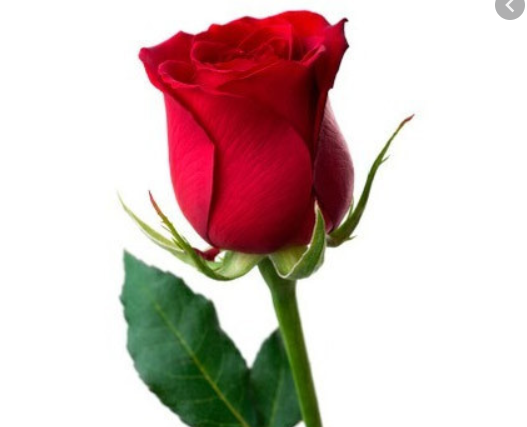
%> input picture Day 2/rose.png, 527 x 427 px
$ octave ex4.m   (GNU Octave 9; MATLAB toolbox functions it lacks are replaced by stand-ins)
%> lines starting %> are read from the running program, lines starting %| are printed output that depends on the picture; in (x1, y1, x2, y2) boxes, pixels count from 0 and x2, y2 are one past the last pixel; in counts of white or black regions, pixels touching at a corner belong together; the program's own positions count from 1
clc;
clear;close all;
a=imread('rose.png');
%> a is the input picture: size 427x527x3 uint8; mean R, G, B 212.8, 192.1, 189.1
b=rgb2gray(a);
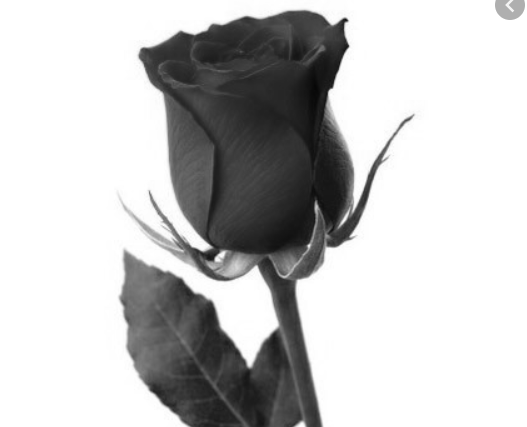
%> b: size 427x527 uint8; min 7, max 255, mean 197.9
c=im2bw(b);
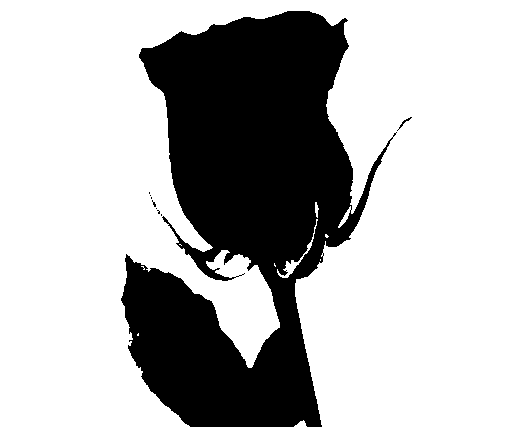
%> c: size 427x527 logical; 71.9% white; 9 black regions (7 under 20 px), largest, box (x1, y1, x2, y2) and area: (121, 11, 397, 427) 63088, (397, 117, 412, 131) 34
subplot(1,3,1);imshow(a);
subplot(1,3,2);imshow(b);
subplot(1,3,3);imshow(c);
impixelinfo
